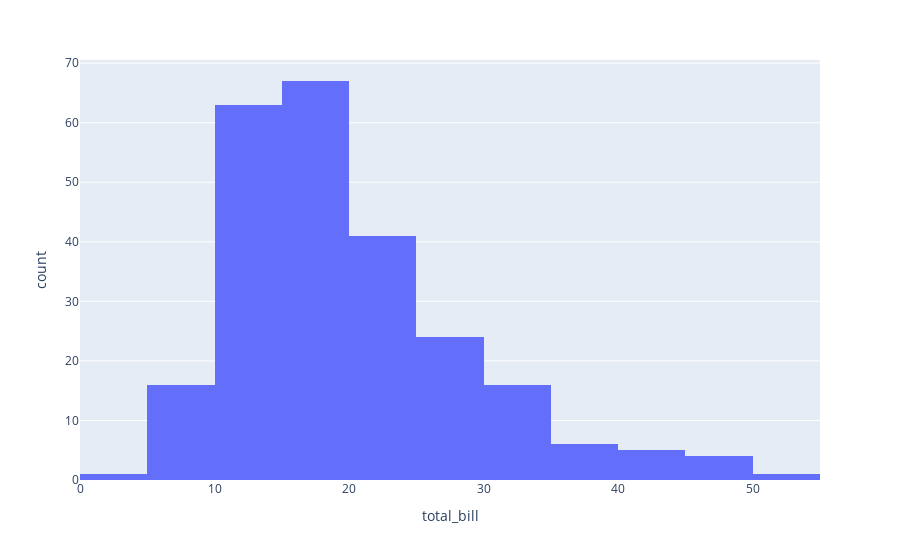

Write notebook code for a chart like this one.
### Code cell
fig = px.histogram(df, x="total_bill", nbins= 10)
fig.show()

### Figure 1 — Plotly figure (JSON) as saved in the notebook; plotly's stock layout.template omitted (floating-point values rounded to 4 significant figures; data arrays with more than 128 entries replaced by an {"elided": "..."} marker saying what was removed)
{"data": [{"alignmentgroup": "True", "bingroup": "x", "hovertemplate": "total_bill=%{x}<br>count=%{y}<extra></extra>", "legendgroup": "", "marker": {"color": "#636efa", "pattern": {"shape": ""}}, "name": "", "nbinsx": 10, "offsetgroup": "", "orientation": "v", "showlegend": false, "type": "histogram", "x": {"elided": "244 float values"}, "xaxis": "x", "yaxis": "y"}], "layout": {"autosize": true, "barmode": "relative", "legend": {"tracegroupgap": 0}, "margin": {"t": 60}, "xaxis": {"anchor": "y", "autorange": true, "domain": [0, 1], "range": [0, 55], "title": {"text": "total_bill"}, "type": "linear"}, "yaxis": {"anchor": "x", "autorange": true, "domain": [0, 1], "range": [0, 70.53], "title": {"text": "count"}}}}
